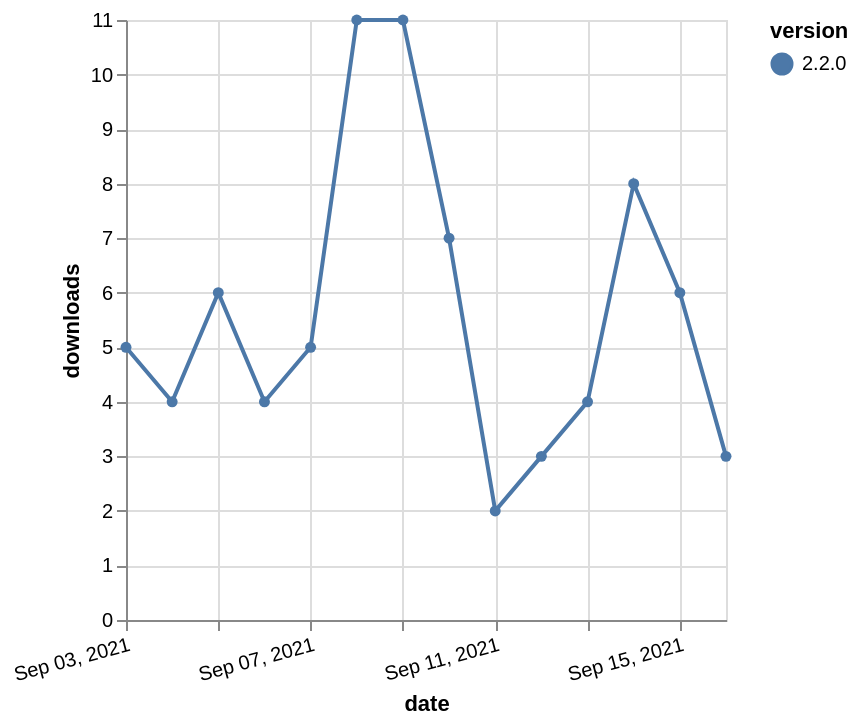

Describe this chart as a Vega-Lite specification.
### Vega-Lite specification from a JSON file in a GitHub repository (floating-point values rounded to 4 significant figures)
{"$schema": "https://vega.github.io/schema/vega-lite/v5.json", "description": "A simple bar chart with embedded data.", "data": {"values": [{"date": "2021-09-03", "total": 5656, "delta": 5, "version": "2.2.0"}, {"date": "2021-09-04", "total": 5660, "delta": 4, "version": "2.2.0"}, {"date": "2021-09-05", "total": 5666, "delta": 6, "version": "2.2.0"}, {"date": "2021-09-06", "total": 5670, "delta": 4, "version": "2.2.0"}, {"date": "2021-09-07", "total": 5675, "delta": 5, "version": "2.2.0"}, {"date": "2021-09-08", "total": 5686, "delta": 11, "version": "2.2.0"}, {"date": "2021-09-09", "total": 5697, "delta": 11, "version": "2.2.0"}, {"date": "2021-09-10", "total": 5704, "delta": 7, "version": "2.2.0"}, {"date": "2021-09-11", "total": 5706, "delta": 2, "version": "2.2.0"}, {"date": "2021-09-12", "total": 5709, "delta": 3, "version": "2.2.0"}, {"date": "2021-09-13", "total": 5713, "delta": 4, "version": "2.2.0"}, {"date": "2021-09-14", "total": 5721, "delta": 8, "version": "2.2.0"}, {"date": "2021-09-15", "total": 5727, "delta": 6, "version": "2.2.0"}, {"date": "2021-09-16", "total": 5730, "delta": 3, "version": "2.2.0"}]}, "width": "container", "mark": {"type": "line", "point": {"filled": true}}, "encoding": {"x": {"field": "date", "type": "temporal", "timeUnit": "yearmonthdate", "title": "date", "axis": {"labelAngle": -15}}, "y": {"field": "delta", "type": "quantitative", "title": "downloads"}, "color": {"field": "version", "type": "nominal"}, "tooltip": {"field": "delta"}}}
